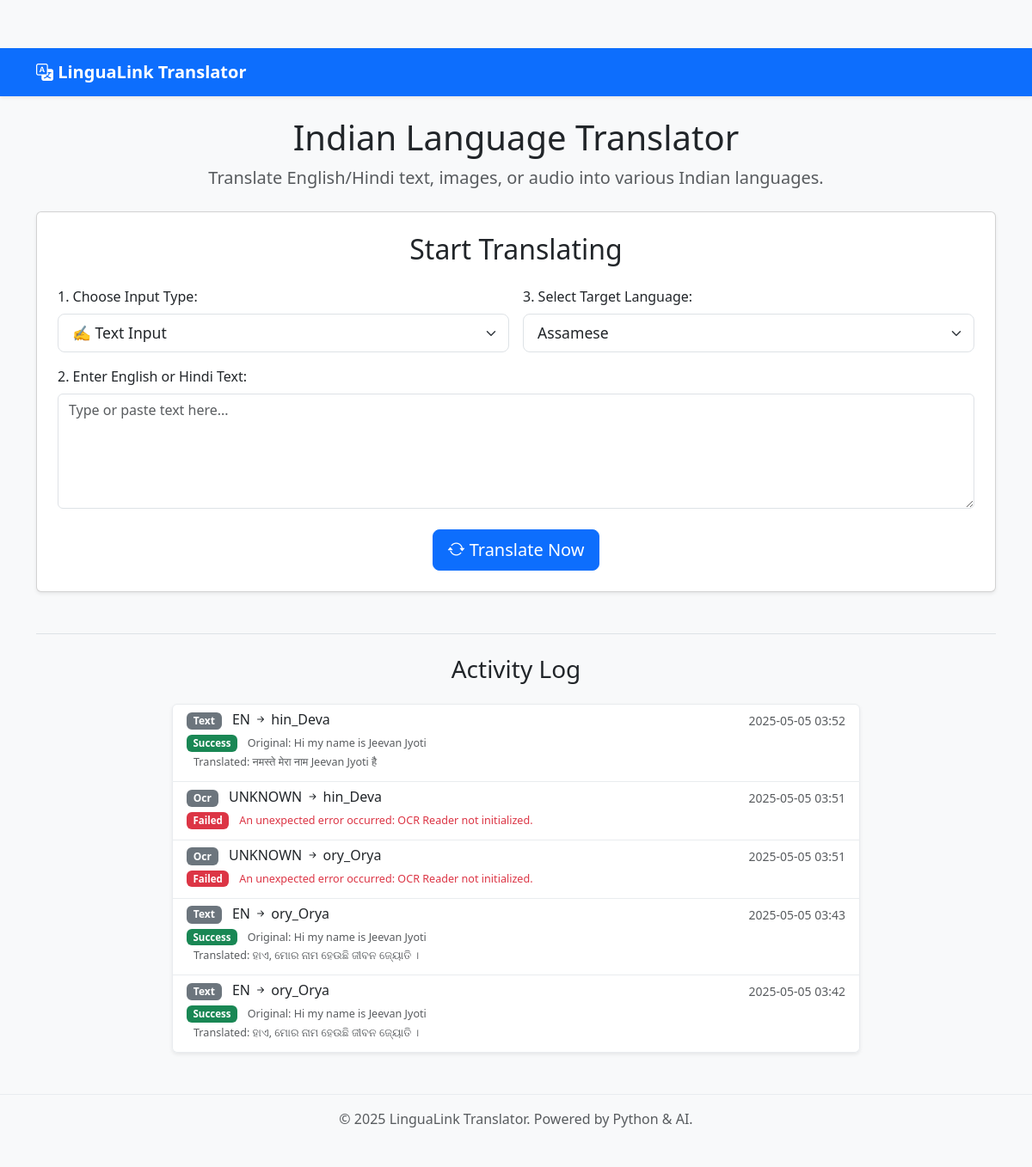
Before: / with the older database file.
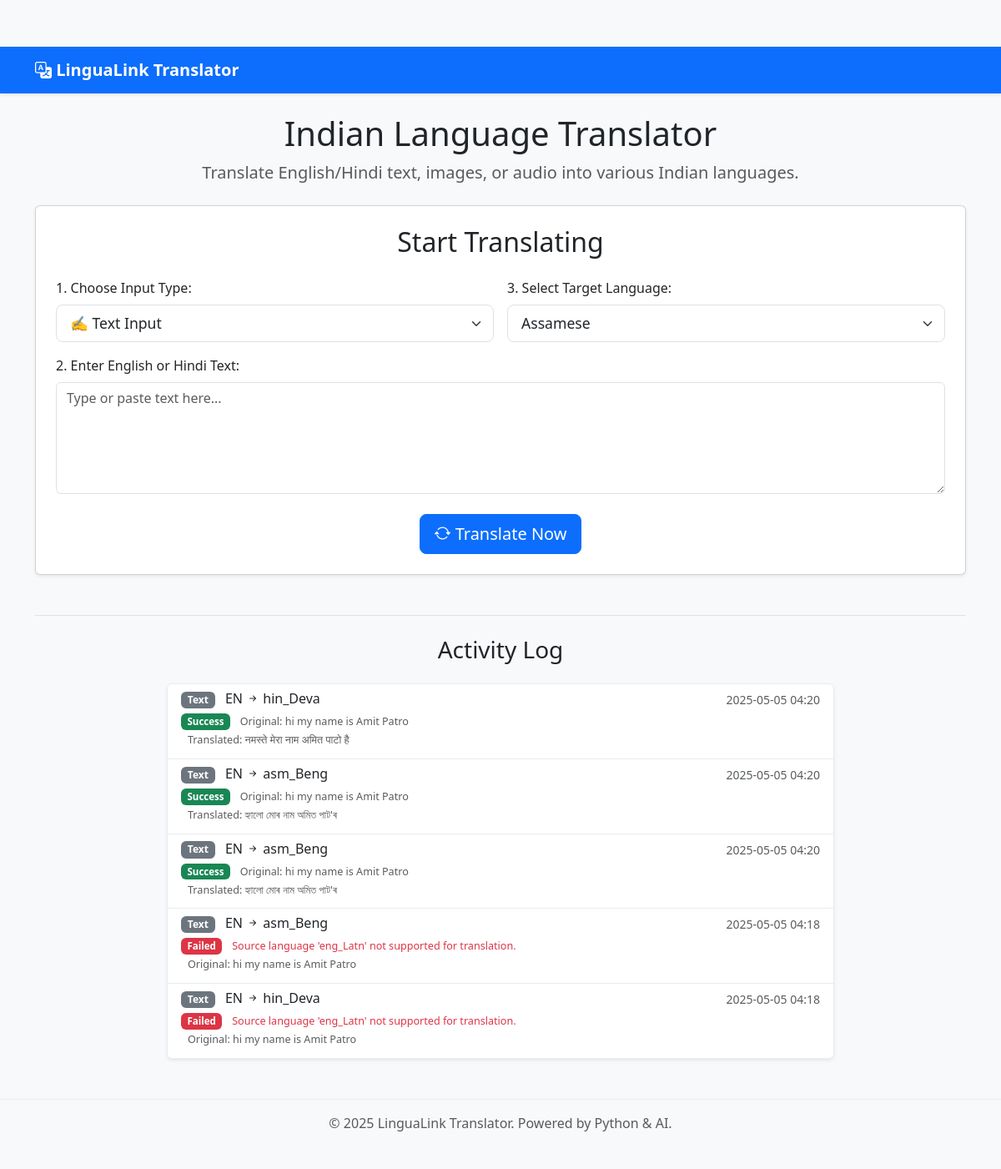
After: the same page with the newer database file.
### models.py (models this page shows, shortened)
class TranslationLog(db.Model):
    id = db.Column(db.Integer, primary_key=True)
    timestamp = db.Column(db.DateTime, default=datetime.utcnow)
    input_type = db.Column(db.String(20), nullable=False) # 'text', 'ocr', 'audio'
    source_language = db.Column(db.String(10), nullable=False) # e.g., 'en', 'hi'
    target_language = db.Column(db.String(10), nullable=False) # e.g., 'mr', 'ta', 'bn'
    original_text = db.Column(db.Text, nullable=True)
    translated_text = db.Column(db.Text, nullable=True)
    error_message = db.Column(db.Text, nullable=True) # Store errors if any

### app.py (the view, shortened to what this page needs)
@app.route('/', methods=['GET', 'POST'])
def index():
    translation_result = None
    original_text = ""
    detected_lang = ""
    error = None
    selected_target_lang = list(utils.SUPPORTED_LANGUAGES.keys())[0] # Default selection
    recent_logs = TranslationLog.query.order_by(TranslationLog.timestamp.desc()).limit(5).all()
    SUPPORTED_LANGUAGES = {
        "Assamese": "asm_Beng",
        "Bengali": "ben_Beng",
        "Gujarati": "guj_Gujr",
        "Hindi": "hin_Deva",
        "Kannada": "kan_Knda",
        "Malayalam": "mal_Mlym",
        "Marathi": "mar_Deva",
        "Odia": "ory_Orya",
        "Punjabi": "pan_Guru",
        "Tamil": "tam_Taml",
        "Telugu": "tel_Telu",
        "Urdu": "urd_Arab",
    }
    TTS_LANG_CODES = {
        "Hindi": "hi",
        "Bengali": "bn",
        "Gujarati": "gu",
        "Kannada": "kn",
        "Malayalam": "ml",
        "Marathi": "mr",
        "Punjabi": "pa",
        "Tamil": "ta",
        "Telugu": "te",
        "Urdu": "ur",
        "English": "en",
    }
    TTS_SUPPORTED_LANGS = set(TTS_LANG_CODES.keys())
    TTS_UNSUPPORTED_LANGS = set(SUPPORTED_LANGUAGES.keys()) - TTS_SUPPORTED_LANGS
    return render_template(
        'index.html',
        supported_languages=utils.SUPPORTED_LANGUAGES.keys(),
        selected_target_lang=selected_target_lang,
        original_text=original_text,
        detected_lang=detected_lang,
        translation_result=translation_result,
        error=error,
        recent_logs=recent_logs,
        utils=utils,
        tts_lang_codes=TTS_LANG_CODES,
        tts_supported_langs=TTS_SUPPORTED_LANGS,
        tts_unsupported_langs=TTS_UNSUPPORTED_LANGS,
        current_year=datetime.now().year,
    )

### templates/index.html (shortened to what this page needs)
<!DOCTYPE html>
<html lang="en">
<head>
    <link href="https://cdn.jsdelivr.net/npm/bootstrap@5.3.2/dist/css/bootstrap.min.css" rel="stylesheet">
    <link rel="stylesheet" href="https://cdn.jsdelivr.net/npm/bootstrap-icons@1.11.1/font/bootstrap-icons.css">
    <link rel="stylesheet" href="{{ url_for('static', filename='style.css') }}">
</head>
<body>
    <nav class="navbar navbar-expand-lg navbar-dark bg-primary shadow-sm">
        <div class="container">
            <a class="navbar-brand" href="/">
                <i class="bi bi-translate"></i> LinguaLink Translator
            </a>
        </div>
    </nav>
    <div class="container mt-4 mb-5">
        <div class="text-center mb-4">
            <h1>Indian Language Translator</h1>
            <p class="lead text-muted">Translate English/Hindi text, images, or audio into various Indian languages.</p>
        </div>
        <div class="card shadow-sm mb-4">
            <div class="card-body p-4">
                <h2 class="card-title text-center mb-4">Start Translating</h2>
                <form method="POST" enctype="multipart/form-data">
                    <div class="row g-3">
                        <div class="col-md-6">
                            <label for="input_type" class="form-label fw-medium">1. Choose Input Type:</label>
                            <select class="form-select form-select-lg" id="input_type" name="input_type" onchange="toggleInputFields()">
                                <option value="text" selected>✍️ Text Input</option>
                            </select>
                        </div>
                        <div class="col-md-6">
                             <label for="target_language" class="form-label fw-medium">3. Select Target Language:</label>
                            <select class="form-select form-select-lg" id="target_language" name="target_language">
                                {% for lang_name in supported_languages %}
                                    <option value="{{ lang_name }}" {% if lang_name == selected_target_lang %}selected{% endif %}>{{ lang_name }}</option>
                                {% endfor %}
                            </select>
                        </div>
                        <div class="col-12" id="text_input_div">
                            <label for="text_input" class="form-label fw-medium">2. Enter English or Hindi Text:</label>
                            <textarea class="form-control" id="text_input" name="text_input" rows="5" placeholder="Type or paste text here..."></textarea>
                        </div>
                        <div class="col-12 text-center mt-4">
                            <button type="submit" class="btn btn-primary btn-lg">
                                <i class="bi bi-arrow-repeat"></i> Translate Now
                            </button>
                        </div>
                    </div>
                </form>
            </div>
        </div>
        <div class="mt-5 pt-4 border-top">
            <h3 class="text-center mb-4">Activity Log</h3>
            {% if recent_logs %}
                <div class="list-group shadow-sm mx-auto" style="max-width: 800px;">
                    {% for log in recent_logs %}
                    <div class="list-group-item list-group-item-action flex-column align-items-start">
                        <div class="d-flex w-100 justify-content-between">
                            <h6 class="mb-1">
                                <span class="badge bg-secondary me-2">{{ log.input_type|title }}</span>
                                {{ log.source_language|upper }} <i class="bi bi-arrow-right-short"></i> {{ log.target_language }}
                            </h6>
                            <small class="text-muted">{{ log.timestamp.strftime('%Y-%m-%d %H:%M') }}</small>
                        </div>
                        <p class="mb-1">
                            {% if log.translated_text %}
                                <span class="badge bg-success">Success</span>
                                <small class="text-muted ms-2">Original: {{ log.original_text[:80] }}{% if log.original_text|length > 80 %}...{% endif %}</small> <br>
                                <small class="text-muted ms-2">Translated: {{ log.translated_text[:80] }}{% if log.translated_text|length > 80 %}...{% endif %}</small>
                            {% else %}
                                 <span class="badge bg-danger">Failed</span>
                                 <small class="text-danger ms-2">{{ (log.error_message or "Unknown reason")|truncate(100) }}</small><br>
                                 {% if log.original_text %}
                                    <small class="text-muted ms-2">Original: {{ log.original_text[:80] }}{% if log.original_text|length > 80 %}...{% endif %}</small>
                                 {% endif %}
                            {% endif %}
                        </p>
                    </div>
                    {% endfor %}
                </div>
            {% else %}
                <p class="text-center text-muted">No recent translation activity logged.</p>
            {% endif %}
        </div>
    </div>
    <footer class="bg-light text-center text-muted py-3 mt-5">
        <div class="container">
            <p class="mb-0">© {{ current_year }} LinguaLink Translator. Powered by Python & AI.</p>
        </div>
    </footer>
</body>
</html>

### static/style.css (style rules this page uses)
body { background-color: #f8f9fa; padding-top: 56px; padding-bottom: 3rem; }
.navbar-brand { font-weight: bold; }
.card.shadow-sm { transition: box-shadow 0.3s ease-in-out; }
.form-select-lg { font-size: 1.1rem; }
textarea.form-control { resize: vertical; }
.list-group-item { border-color: #e9ecef; }
.list-group-item h6 .badge { vertical-align: middle; }
.list-group-item p { font-size: 0.9em; color: #6c757d; }
.list-group-item p .badge { font-size: 0.8em; }
footer { border-top: 1px solid #e9ecef; }

Changed rows visible on the page:
no longer on this page (row unchanged): TranslationLog: input_type "Text", source_language "EN", target_language "hin_Deva", timestamp "2025-05-05 03:52", original_text "Hi my name is Jeevan Jyoti", translated_text "नमस्ते मेरा नाम Jeevan Jyoti है"
no longer on this page (row unchanged): TranslationLog: input_type "Ocr", source_language "UNKNOWN", target_language "hin_Deva", timestamp "2025-05-05 03:51", error_message "An unexpected error occurred: OCR Reader not initialized."
no longer on this page (row unchanged): TranslationLog: input_type "Ocr", source_language "UNKNOWN", target_language "ory_Orya", timestamp "2025-05-05 03:51", error_message "An unexpected error occurred: OCR Reader not initialized."
no longer on this page (row unchanged): TranslationLog: input_type "Text", source_language "EN", target_language "ory_Orya", timestamp "2025-05-05 03:43", original_text "Hi my name is Jeevan Jyoti", translated_text "ହାଏ, ମୋର ନାମ ହେଉଛି ଜୀବନ ଜ୍ୟୋତି ।"
no longer on this page (row unchanged): TranslationLog: input_type "Text", source_language "EN", target_language "ory_Orya", timestamp "2025-05-05 03:42", original_text "Hi my name is Jeevan Jyoti", translated_text "ହାଏ, ମୋର ନାମ ହେଉଛି ଜୀବନ ଜ୍ୟୋତି ।"
added TranslationLog: input_type "Text", source_language "EN", target_language "hin_Deva", timestamp "2025-05-05 04:20", original_text "hi my name is Amit Patro", translated_text "नमस्ते मेरा नाम अमित पाटो है"
added TranslationLog: input_type "Text", source_language "EN", target_language "asm_Beng", timestamp "2025-05-05 04:20", original_text "hi my name is Amit Patro", translated_text "হ্যালো মোৰ নাম অমিত পাট'ৰ"
added TranslationLog: input_type "Text", source_language "EN", target_language "asm_Beng", timestamp "2025-05-05 04:20", original_text "hi my name is Amit Patro", translated_text "হ্যালো মোৰ নাম অমিত পাট'ৰ"
added TranslationLog: input_type "Text", source_language "EN", target_language "asm_Beng", timestamp "2025-05-05 04:18", error_message "Source language 'eng_Latn' not supported for translation.", original_text "hi my name is Amit Patro"
added TranslationLog: input_type "Text", source_language "EN", target_language "hin_Deva", timestamp "2025-05-05 04:18", error_message "Source language 'eng_Latn' not supported for translation.", original_text "hi my name is Amit Patro"
